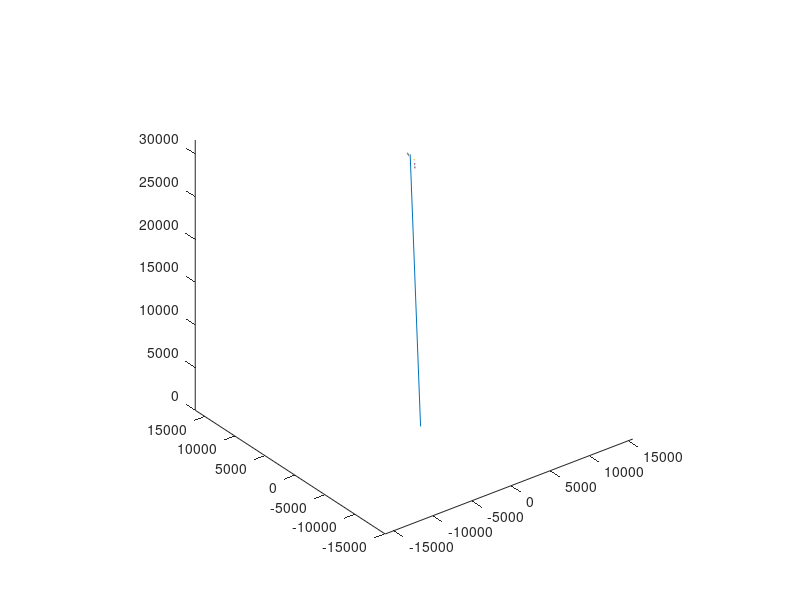

This chart was generated by the following MATLAB code:
clear all;
close all;
clc;

data = dlmread('08_path.csv');

X = data(:,1);
Y = data(:,2);
Z = data(:,3) * 50;


for i=1:length(X)-1
plot3(Y(i:i+1),X(i:i+1),Z(i:i+1));
hold on;
%plot3(Y,X,Z);
axis equal;
pause(0.3)
end